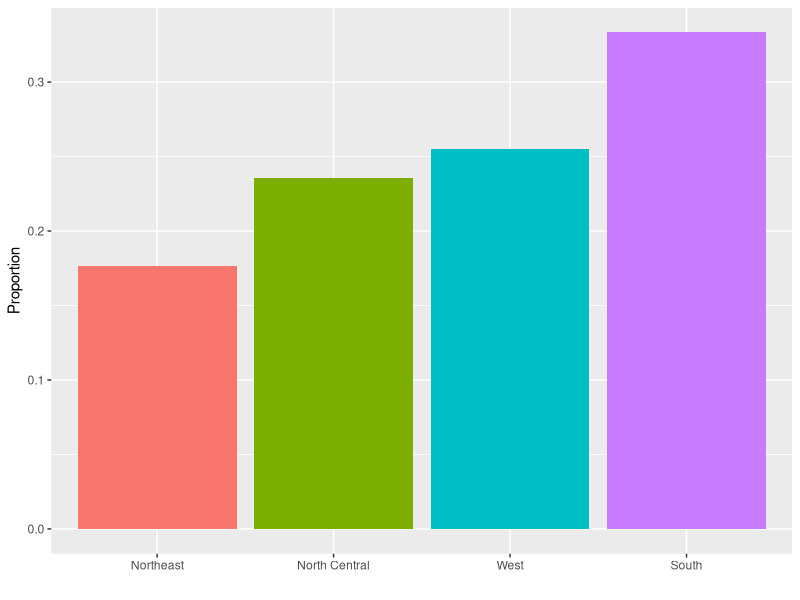
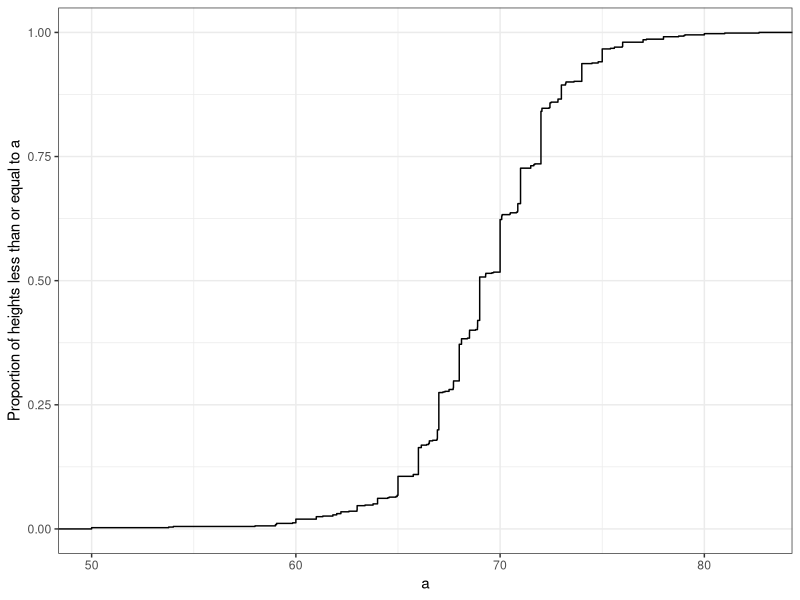
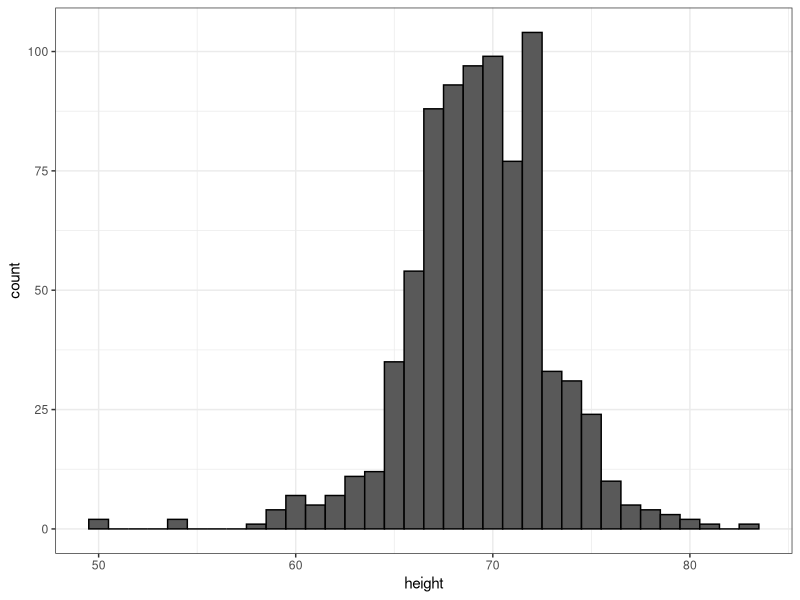
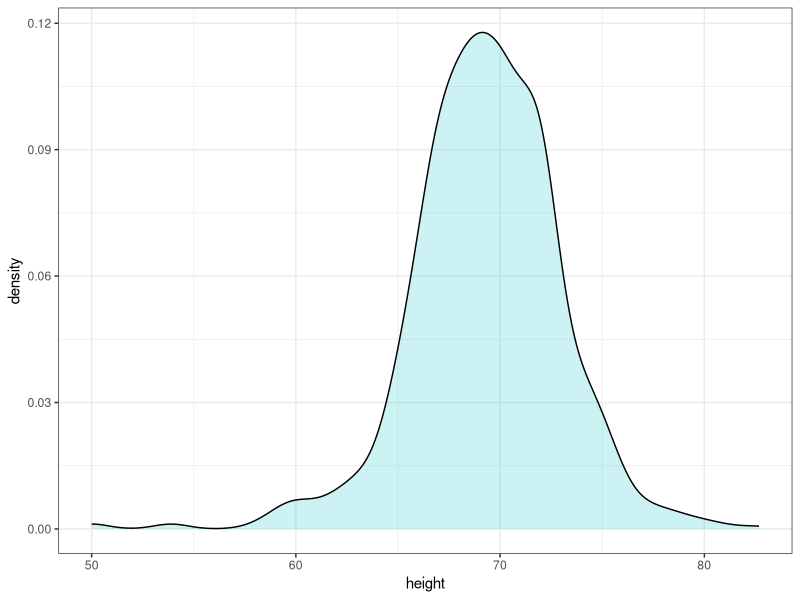
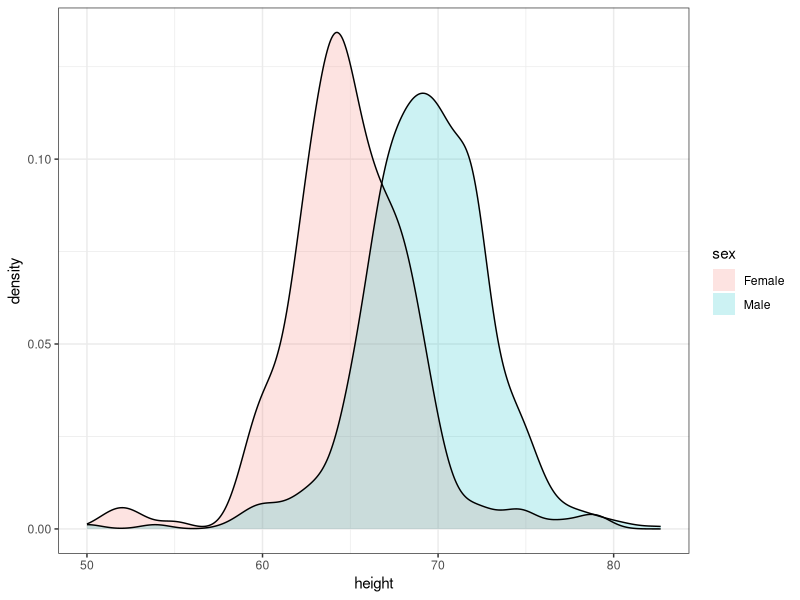
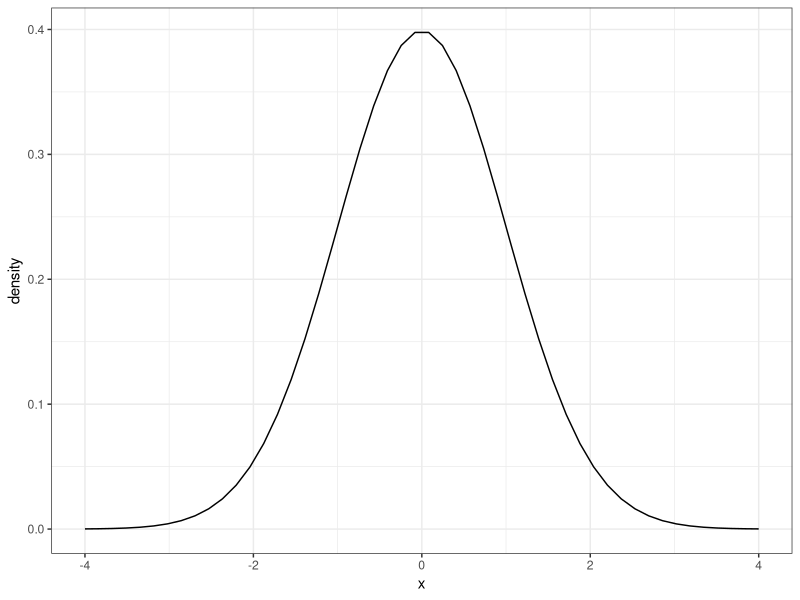
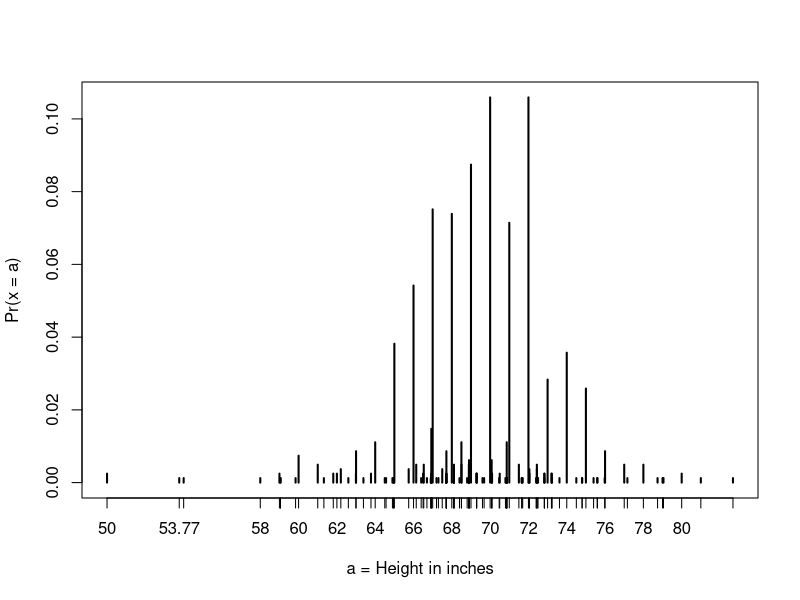
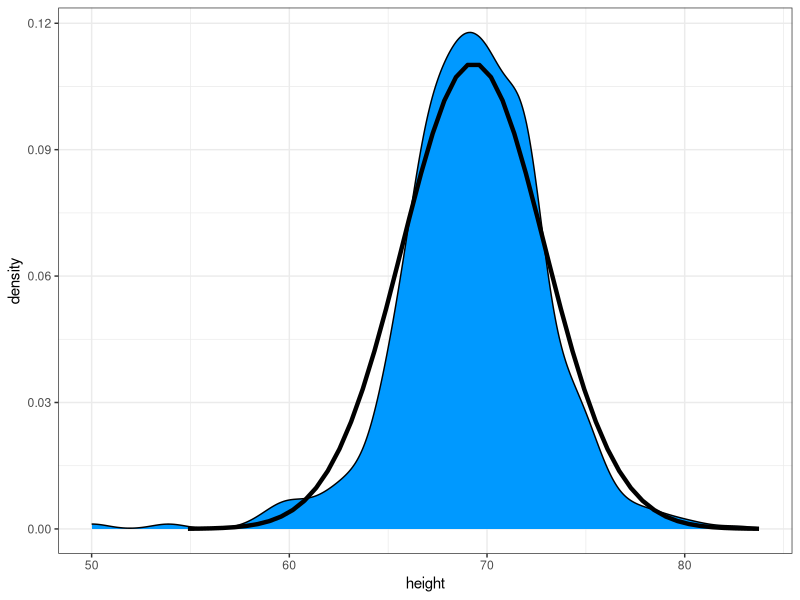

Recreate these plots in R, in order.
## -------------------------------------------------------------------------
library(tidyverse)
library(dslabs)
data(heights)


## -------------------------------------------------------------------------
prop.table(table(heights$sex))


## -------------------------------------------------------------------------
murders |>
  group_by(region) |>
  summarise(n = n()) |>
  mutate(Proportion = n/sum(n),
         region = reorder(region, Proportion)) |>
  ggplot(aes(x = region,
             y = Proportion,
             fill = region)) +
  geom_bar(stat = "identity", show.legend = FALSE) +
  xlab("")


## -------------------------------------------------------------------------
ds_theme_set()
heights |>
  filter(sex == "Male") |>
  ggplot(aes(height)) +
  stat_ecdf() +
  ylab("Proportion of heights less than or equal to a") +
  xlab("a")


## -------------------------------------------------------------------------
heights |>
  filter(sex == "Male") |>
  ggplot(aes(height)) +
  geom_histogram(binwidth = 1,
                 color = "black")


## -------------------------------------------------------------------------
heights |> 
  filter(sex=="Male") |> 
  ggplot(aes(height)) + 
  geom_density(alpha = .2, 
               fill= "#00BFC4", 
               color = 0)  +
  geom_line(stat='density')


## -------------------------------------------------------------------------
heights |>
  ggplot(aes(height,
             fill = sex)) +
  geom_density(alpha = 0.2,
               color = 0) +
  geom_line(stat = "density")


## -------------------------------------------------------------------------
mu <- 0
s <- 1
norm_dist <- 
  data.frame(x = seq(-4, 4, len=50)*s+mu) |>
  mutate(density = dnorm(x, mu, s))
norm_dist |>
  ggplot(aes(x, density)) +
  geom_line()


## -------------------------------------------------------------------------
index <- heights$sex == "Male"
x <- heights$height[index]

# calculate standard units

z <- scale(x)

# calculate proportion of values within 2 SD of mean
mean(abs(z) < 2)


## -------------------------------------------------------------------------
pnorm(70.5, mean(x), sd(x))


## -------------------------------------------------------------------------
plot(prop.table(table(x)), xlab = "a = Height in inches", ylab = "Pr(x = a)")


## -------------------------------------------------------------------------
mean(x <= 68.5) - mean(x <= 67.5)
mean(x <= 69.5) - mean(x <= 68.5)
mean(x <= 70.5) - mean(x <= 69.5)


## -------------------------------------------------------------------------
pnorm(68.5, mean(x), sd(x)) - pnorm(67.5, mean(x), sd(x))
pnorm(69.5, mean(x), sd(x)) - pnorm(68.5, mean(x), sd(x))
pnorm(70.5, mean(x), sd(x)) - pnorm(69.5, mean(x), sd(x))


## -------------------------------------------------------------------------
mean(x <= 70.9) - mean(x <= 70.1)
pnorm(70.9, mean(x), sd(x)) - pnorm(70.1, mean(x), sd(x))


## -------------------------------------------------------------------------
index <- heights$sex == "Male"
x <- heights$height[index]


## -------------------------------------------------------------------------
m <- sum(x) / length(x)
m


## -------------------------------------------------------------------------
s <- sqrt(sum(x-mu^2) / length(x))


## -------------------------------------------------------------------------
m <- mean(x)
s <- sd(x)
c(average = m, sd = s)


## -------------------------------------------------------------------------
norm_dist <- 
  data.frame(x = seq(-4, 4, len = 50)*s + m) |>
  mutate(density = dnorm(x, m, s))
heights |>
  filter(sex == "Male") |>
  ggplot(aes(height)) +
  geom_density(fill = "#0099FF") +
  geom_line(aes(x, density),
            data = norm_dist,
            lwd = 1.5)


## -------------------------------------------------------------------------
summary(heights$height)


## -------------------------------------------------------------------------
p <- seq(0.01, 0.99, 0.01)
percentiles <- quantile(heights$height, p)


## -------------------------------------------------------------------------
percentiles[names(percentiles) == "25%"]
percentiles[names(percentiles) == "75%"]


## -------------------------------------------------------------------------
p <- seq(0.01, 0.99, 0.01)
theoretical_quantiles <- qnorm(p, 69, 3)
theoretical_quantiles


## -------------------------------------------------------------------------
data(murders)
murders <-
  murders |>
  mutate(rate = total / population * 10^5)
library(gridExtra)
murders |>
  ggplot(aes(x = rate)) +
  geom_histogram(binwidth = 0.5,
                 color = "black") +
  ggtitle("Histogram")


## -------------------------------------------------------------------------
murders |>
  ggplot(aes("", rate)) +
  geom_boxplot() +
  coord_cartesian(xlim = c(0,2)) +
  xlab("")


## -------------------------------------------------------------------------
p <- seq(0.05, 0.95, 0.05)
observed_quantiles <- quantile(x, p)
theoretical_quantiles <- qnorm(p, mean = mean(x), sd = sd(x))


## -------------------------------------------------------------------------
plot(theoretical_quantiles, observed_quantiles)
abline(0,1)


## -------------------------------------------------------------------------
observed_quantiles <- quantile(z, p)
theoretical_quantiles <- qnorm(p)
plot(theoretical_quantiles, observed_quantiles)
abline(0,1)


## -------------------------------------------------------------------------
heights |>
  ggplot(aes(x = sex, 
             y = height, 
             fill = sex)) +
  geom_boxplot()


## -------------------------------------------------------------------------
heights |>
  filter(sex == "Female") |>
  ggplot(aes(height)) +
  geom_density(fill = "#F8766D")


## -------------------------------------------------------------------------
heights |>
  filter(sex == "Female") |>
  slice_max(desc(height), n=5) |>
  pull(height)


## -------------------------------------------------------------------------
library(dslabs)
data(heights)
male <- heights$height[heights$sex == "Male"]
female <- heights$height[heights$sex == "Female"]


## -------------------------------------------------------------------------
length(male)
length(female)


## -------------------------------------------------------------------------
heights |>
  filter(sex == "Female") |>
  summarise(Females = quantile(height, c(10, 30, 50, 70, 90)/100)) -> fh
heights |>
  filter(sex == "Male") |>
  summarise(Males = quantile(height, c(10, 30, 50, 70, 90)/100)) -> mh
Percentiles <- c("10th","30th","50th","70th","90th")
data.frame(Percentiles, fh, mh)


## -------------------------------------------------------------------------
library(tidyverse)
library(dslabs)
ds_theme_set()
data(gapminder)
gapminder |> 
  filter(year == 2010) |> 
  group_by(continent) |> 
  select(continent, population) -> tab 
tab |> ggplot(aes(x=continent, y=population/10^6)) + 
  geom_boxplot() + 
  scale_y_continuous(breaks = c(1,10,100,1000)) + 
  ylab("Population in millions")


## -------------------------------------------------------------------------
library(tidyverse)
library(dslabs)
ds_theme_set()
data(gapminder)
gapminder |> 
  filter(year == 2010) |> 
  group_by(continent) |> 
  select(continent, population) -> tab 
tab |> ggplot(aes(x=continent, y=population/10^6)) + 
  geom_boxplot() + 
  scale_y_continuous(trans = "log10",
                     breaks = c(1,10,100,1000)) + 
  ylab("Population in millions")


## -------------------------------------------------------------------------
library(dslabs)
data(heights)
x <- heights$height[heights$sex=="Male"]


## -------------------------------------------------------------------------
heights |>
  filter(height < 69 & height <= 72) -> targets
tar_count <- length(targets)
tar_count / mean(heights$height)


## -------------------------------------------------------------------------
murders |>
  ggplot(aes(region)) +
  geom_bar()


## -------------------------------------------------------------------------
data(murders)
murders |>
  count(region) |>
  mutate(proportion = n/sum(n)) -> tab
tab


## -------------------------------------------------------------------------
tab |>
  ggplot(aes(region, proportion)) + 
  geom_bar(stat = "identity")


## -------------------------------------------------------------------------
heights |>
  filter(sex == "Female") |>
  ggplot(aes(height)) +
  geom_histogram()


## -------------------------------------------------------------------------
heights |>
  filter(sex == "Female") |>
  ggplot(aes(height)) +
  geom_histogram(binwidth = 1)


## -------------------------------------------------------------------------
heights |>
  filter(sex == "Female") |>
  ggplot(aes(height)) +
  geom_histogram(binwidth = 1, fill="blue", col="black") +
  xlab("Female heights in inches") +
  ggtitle("Histogram")


## -------------------------------------------------------------------------
heights |>
  filter(sex == "Female") |>
  ggplot(aes(height)) +
  geom_density(fill = "blue")


## -------------------------------------------------------------------------
heights |>
  filter(sex == "Female") |>
  ggplot(aes(height)) +
  geom_density(fill = "blue",
               adjust = 2)


## -------------------------------------------------------------------------
heights |> 
  ggplot(aes(sex,height)) +
  geom_boxplot()


## -------------------------------------------------------------------------
heights |>
  filter(sex == "Male") |>
  ggplot(aes(sample = height)) +
  geom_qq() +
  geom_qq_line()


## -------------------------------------------------------------------------
params <- 
  heights |>
  filter(sex == "Male") |>
  summarise(mean = mean(height),
            sd = sd(height))
heights |>
  filter(sex == "Male") |>
  ggplot(aes(sample = height)) +
  geom_qq(dparams = params) +
  geom_abline()


## -------------------------------------------------------------------------
heights |>
  filter(sex == "Male") |>
  ggplot(aes(sample = scale(height))) +
  geom_qq() +
  geom_abline()


## -------------------------------------------------------------------------
x <- expand.grid(x = 1:12, y = 1:10) |>
  mutate(z = 1:120)
x


## -------------------------------------------------------------------------
x |>
  ggplot(aes(x, y, fill = z)) +
  geom_raster()


## -------------------------------------------------------------------------
x |> 
  ggplot(aes(x, y, fill = z)) + 
  geom_raster() + 
  scale_fill_gradientn(colors =  terrain.colors(10))
x


## -------------------------------------------------------------------------
heights |>
  filter(sex == "Male") |>
  pull(height) -> x
qplot(x)


## -------------------------------------------------------------------------
qplot(sample = scale(x)) +
  geom_abline()


## -------------------------------------------------------------------------
height <- heights |> pull(height)
sex <- heights |> pull(sex)
qplot(sex, height)


## -------------------------------------------------------------------------
sex <- heights |> pull(sex)
qplot(sex, height, geom = "boxplot")


## -------------------------------------------------------------------------
qplot(x, geom = "density")


## -------------------------------------------------------------------------
qplot(x, 
      bins = 15,
      color = I("black"),
      xlab = "Population")
